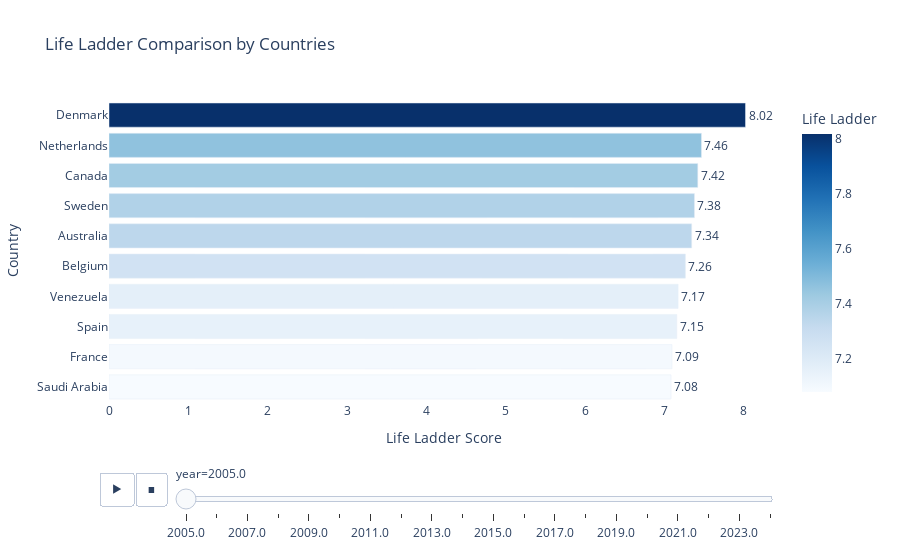

The code cell stored with this chart in its notebook:
### Code cell
df_top10 = df_all.groupby("year").apply(lambda x: x.nlargest(10, "Life Ladder")).reset_index(drop=True)

fig = px.bar(
    df_top10.sort_values("year"),  
    x="Life Ladder", 
    y="Country name", 
    orientation="h",  # Horizontal bars
    animation_frame="year",  # Animate over years
    text="Life Ladder",
    color="Life Ladder",  
    color_continuous_scale="Blues",  # Color theme
    title="Life Ladder Comparison by Countries"
)

# Improve layout
fig.update_traces(texttemplate="%{text:.2f}", textposition="outside")
fig.update_layout(
    xaxis_title="Life Ladder Score",
    yaxis_title="Country",
    yaxis=dict(categoryorder="total ascending"),  # Sort countries by value
    plot_bgcolor="white"
)

# Show plot
fig.show()

### Figure 1 — Plotly figure (JSON) as saved in the notebook; plotly's stock layout.template omitted (floating-point values rounded to 4 significant figures)
{"data": [{"alignmentgroup": "True", "hovertemplate": "year=2005.0<br>Life Ladder=%{marker.color}<br>Country name=%{y}<extra></extra>", "legendgroup": "", "marker": {"color": [8.019, 7.464, 7.418, 7.376, 7.341, 7.262, 7.17, 7.153, 7.093, 7.08], "coloraxis": "coloraxis", "pattern": {"shape": ""}}, "name": "", "offsetgroup": "", "orientation": "h", "showlegend": false, "text": [8.019, 7.464, 7.418, 7.376, 7.341, 7.262, 7.17, 7.153, 7.093, 7.08], "textposition": "outside", "texttemplate": "%{text:.2f}", "type": "bar", "x": [8.019, 7.464, 7.418, 7.376, 7.341, 7.262, 7.17, 7.153, 7.093, 7.08], "xaxis": "x", "y": ["Denmark", "Netherlands", "Canada", "Sweden", "Australia", "Belgium", "Venezuela", "Spain", "France", "Saudi Arabia"], "yaxis": "y"}], "layout": {"barmode": "relative", "coloraxis": {"colorbar": {"title": {"text": "Life Ladder"}}, "colorscale": [[0, "rgb(247,251,255)"], [0.125, "rgb(222,235,247)"], [0.25, "rgb(198,219,239)"], [0.375, "rgb(158,202,225)"], [0.5, "rgb(107,174,214)"], [0.625, "rgb(66,146,198)"], [0.75, "rgb(33,113,181)"], [0.875, "rgb(8,81,156)"], [1, "rgb(8,48,107)"]]}, "legend": {"tracegroupgap": 0}, "plot_bgcolor": "white", "sliders": [{"active": 0, "currentvalue": {"prefix": "year="}, "len": 0.9, "pad": {"b": 10, "t": 60}, "steps": [{"args": [["2005.0"], {"frame": {"duration": 0, "redraw": true}, "fromcurrent": true, "mode": "immediate", "transition": {"duration": 0, "easing": "linear"}}], "label": "2005.0", "method": "animate"}, {"args": [["2006.0"], {"frame": {"duration": 0, "redraw": true}, "fromcurrent": true, "mode": "immediate", "transition": {"duration": 0, "easing": "linear"}}], "label": "2006.0", "method": "animate"}, {"args": [["2007.0"], {"frame": {"duration": 0, "redraw": true}, "fromcurrent": true, "mode": "immediate", "transition": {"duration": 0, "easing": "linear"}}], "label": "2007.0", "method": "animate"}, {"args": [["2008.0"], {"frame": {"duration": 0, "redraw": true}, "fromcurrent": true, "mode": "immediate", "transition": {"duration": 0, "easing": "linear"}}], "label": "2008.0", "method": "animate"}, {"args": [["2009.0"], {"frame": {"duration": 0, "redraw": true}, "fromcurrent": true, "mode": "immediate", "transition": {"duration": 0, "easing": "linear"}}], "label": "2009.0", "method": "animate"}, {"args": [["2010.0"], {"frame": {"duration": 0, "redraw": true}, "fromcurrent": true, "mode": "immediate", "transition": {"duration": 0, "easing": "linear"}}], "label": "2010.0", "method": "animate"}, {"args": [["2011.0"], {"frame": {"duration": 0, "redraw": true}, "fromcurrent": true, "mode": "immediate", "transition": {"duration": 0, "easing": "linear"}}], "label": "2011.0", "method": "animate"}, {"args": [["2012.0"], {"frame": {"duration": 0, "redraw": true}, "fromcurrent": true, "mode": "immediate", "transition": {"duration": 0, "easing": "linear"}}], "label": "2012.0", "method": "animate"}, {"args": [["2013.0"], {"frame": {"duration": 0, "redraw": true}, "fromcurrent": true, "mode": "immediate", "transition": {"duration": 0, "easing": "linear"}}], "label": "2013.0", "method": "animate"}, {"args": [["2014.0"], {"frame": {"duration": 0, "redraw": true}, "fromcurrent": true, "mode": "immediate", "transition": {"duration": 0, "easing": "linear"}}], "label": "2014.0", "method": "animate"}, {"args": [["2015.0"], {"frame": {"duration": 0, "redraw": true}, "fromcurrent": true, "mode": "immediate", "transition": {"duration": 0, "easing": "linear"}}], "label": "2015.0", "method": "animate"}, {"args": [["2016.0"], {"frame": {"duration": 0, "redraw": true}, "fromcurrent": true, "mode": "immediate", "transition": {"duration": 0, "easing": "linear"}}], "label": "2016.0", "method": "animate"}, {"args": [["2017.0"], {"frame": {"duration": 0, "redraw": true}, "fromcurrent": true, "mode": "immediate", "transition": {"duration": 0, "easing": "linear"}}], "label": "2017.0", "method": "animate"}, {"args": [["2018.0"], {"frame": {"duration": 0, "redraw": true}, "fromcurrent": true, "mode": "immediate", "transition": {"duration": 0, "easing": "linear"}}], "label": "2018.0", "method": "animate"}, {"args": [["2019.0"], {"frame": {"duration": 0, "redraw": true}, "fromcurrent": true, "mode": "immediate", "transition": {"duration": 0, "easing": "linear"}}], "label": "2019.0", "method": "animate"}, {"args": [["2020.0"], {"frame": {"duration": 0, "redraw": true}, "fromcurrent": true, "mode": "immediate", "transition": {"duration": 0, "easing": "linear"}}], "label": "2020.0", "method": "animate"}, {"args": [["2021.0"], {"frame": {"duration": 0, "redraw": true}, "fromcurrent": true, "mode": "immediate", "transition": {"duration": 0, "easing": "linear"}}], "label": "2021.0", "method": "animate"}, {"args": [["2022.0"], {"frame": {"duration": 0, "redraw": true}, "fromcurrent": true, "mode": "immediate", "transition": {"duration": 0, "easing": "linear"}}], "label": "2022.0", "method": "animate"}, {"args": [["2023.0"], {"frame": {"duration": 0, "redraw": true}, "fromcurrent": true, "mode": "immediate", "transition": {"duration": 0, "easing": "linear"}}], "label": "2023.0", "method": "animate"}, {"args": [["2024.0"], {"frame": {"duration": 0, "redraw": true}, "fromcurrent": true, "mode": "immediate", "transition": {"duration": 0, "easing": "linear"}}], "label": "2024.0", "method": "animate"}], "x": 0.1, "xanchor": "left", "y": 0, "yanchor": "top"}], "title": {"text": "Life Ladder Comparison by Countries"}, "updatemenus": [{"buttons": [{"args": [null, {"frame": {"duration": 500, "redraw": true}, "fromcurrent": true, "mode": "immediate", "transition": {"duration": 500, "easing": "linear"}}], "label": "&#9654;", "method": "animate"}, {"args": [[null], {"frame": {"duration": 0, "redraw": true}, "fromcurrent": true, "mode": "immediate", "transition": {"duration": 0, "easing": "linear"}}], "label": "&#9724;", "method": "animate"}], "direction": "left", "pad": {"r": 10, "t": 70}, "showactive": false, "type": "buttons", "x": 0.1, "xanchor": "right", "y": 0, "yanchor": "top"}], "xaxis": {"anchor": "y", "domain": [0, 1], "title": {"text": "Life Ladder Score"}}, "yaxis": {"anchor": "x", "categoryorder": "total ascending", "domain": [0, 1], "title": {"text": "Country"}}}}
